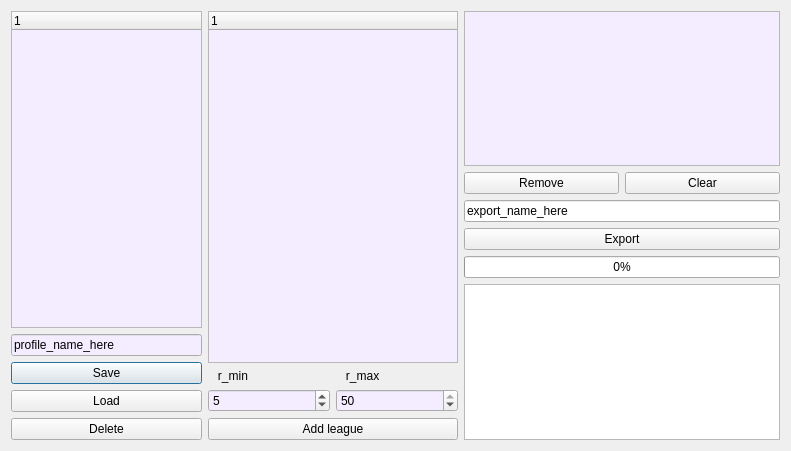
<?xml version="1.0" encoding="UTF-8"?>
<ui version="4.0">
 <class>Export</class>
 <widget class="QDialog" name="Export">
  <property name="geometry">
   <rect>
    <x>0</x>
    <y>0</y>
    <width>791</width>
    <height>451</height>
   </rect>
  </property>
  <property name="windowTitle">
   <string>Export manager</string>
  </property>
  <layout class="QHBoxLayout" name="horizontalLayout_4">
   <item>
    <layout class="QVBoxLayout" name="verticalLayout_5">
     <item>
      <widget class="QTreeWidget" name="tree_profiles">
       <property name="sizePolicy">
        <sizepolicy hsizetype="Preferred" vsizetype="Expanding">
         <horstretch>0</horstretch>
         <verstretch>0</verstretch>
        </sizepolicy>
       </property>
       <property name="maximumSize">
        <size>
         <width>191</width>
         <height>16777215</height>
        </size>
       </property>
       <property name="palette">
        <palette>
         <active>
          <colorrole role="Base">
           <brush brushstyle="SolidPattern">
            <color alpha="255">
             <red>243</red>
             <green>237</green>
             <blue>255</blue>
            </color>
           </brush>
          </colorrole>
         </active>
         <inactive>
          <colorrole role="Base">
           <brush brushstyle="SolidPattern">
            <color alpha="255">
             <red>243</red>
             <green>237</green>
             <blue>255</blue>
            </color>
           </brush>
          </colorrole>
         </inactive>
         <disabled>
          <colorrole role="Base">
           <brush brushstyle="SolidPattern">
            <color alpha="255">
             <red>247</red>
             <green>247</green>
             <blue>247</blue>
            </color>
           </brush>
          </colorrole>
         </disabled>
        </palette>
       </property>
       <column>
        <property name="text">
         <string notr="true">1</string>
        </property>
       </column>
      </widget>
     </item>
     <item>
      <widget class="QLineEdit" name="line_export">
       <property name="sizePolicy">
        <sizepolicy hsizetype="Preferred" vsizetype="Preferred">
         <horstretch>0</horstretch>
         <verstretch>0</verstretch>
        </sizepolicy>
       </property>
       <property name="palette">
        <palette>
         <active>
          <colorrole role="Base">
           <brush brushstyle="SolidPattern">
            <color alpha="255">
             <red>243</red>
             <green>237</green>
             <blue>255</blue>
            </color>
           </brush>
          </colorrole>
         </active>
         <inactive>
          <colorrole role="Base">
           <brush brushstyle="SolidPattern">
            <color alpha="255">
             <red>243</red>
             <green>237</green>
             <blue>255</blue>
            </color>
           </brush>
          </colorrole>
         </inactive>
         <disabled>
          <colorrole role="Base">
           <brush brushstyle="SolidPattern">
            <color alpha="255">
             <red>247</red>
             <green>247</green>
             <blue>247</blue>
            </color>
           </brush>
          </colorrole>
         </disabled>
        </palette>
       </property>
       <property name="text">
        <string>profile_name_here</string>
       </property>
      </widget>
     </item>
     <item>
      <widget class="QPushButton" name="button_save">
       <property name="maximumSize">
        <size>
         <width>191</width>
         <height>16777215</height>
        </size>
       </property>
       <property name="text">
        <string>Save</string>
       </property>
       <property name="icon">
        <iconset resource="../icons/icons.qrc">
         <normaloff>:/actions/actions/filesaveas.png</normaloff>:/actions/actions/filesaveas.png</iconset>
       </property>
      </widget>
     </item>
     <item>
      <widget class="QPushButton" name="button_load">
       <property name="maximumSize">
        <size>
         <width>191</width>
         <height>16777215</height>
        </size>
       </property>
       <property name="text">
        <string>Load</string>
       </property>
       <property name="icon">
        <iconset resource="../icons/icons.qrc">
         <normaloff>:/actions/actions/fileopen.png</normaloff>:/actions/actions/fileopen.png</iconset>
       </property>
      </widget>
     </item>
     <item>
      <widget class="QPushButton" name="button_delete">
       <property name="maximumSize">
        <size>
         <width>191</width>
         <height>16777215</height>
        </size>
       </property>
       <property name="text">
        <string>Delete</string>
       </property>
       <property name="icon">
        <iconset resource="../icons/icons.qrc">
         <normaloff>:/actions/actions/editdelete.png</normaloff>:/actions/actions/editdelete.png</iconset>
       </property>
      </widget>
     </item>
    </layout>
   </item>
   <item>
    <layout class="QVBoxLayout" name="verticalLayout_4">
     <item>
      <widget class="QTreeWidget" name="tree_leagues">
       <property name="sizePolicy">
        <sizepolicy hsizetype="Preferred" vsizetype="Expanding">
         <horstretch>0</horstretch>
         <verstretch>0</verstretch>
        </sizepolicy>
       </property>
       <property name="maximumSize">
        <size>
         <width>250</width>
         <height>16777215</height>
        </size>
       </property>
       <property name="palette">
        <palette>
         <active>
          <colorrole role="Base">
           <brush brushstyle="SolidPattern">
            <color alpha="255">
             <red>243</red>
             <green>237</green>
             <blue>255</blue>
            </color>
           </brush>
          </colorrole>
         </active>
         <inactive>
          <colorrole role="Base">
           <brush brushstyle="SolidPattern">
            <color alpha="255">
             <red>243</red>
             <green>237</green>
             <blue>255</blue>
            </color>
           </brush>
          </colorrole>
         </inactive>
         <disabled>
          <colorrole role="Base">
           <brush brushstyle="SolidPattern">
            <color alpha="255">
             <red>247</red>
             <green>247</green>
             <blue>247</blue>
            </color>
           </brush>
          </colorrole>
         </disabled>
        </palette>
       </property>
       <column>
        <property name="text">
         <string notr="true">1</string>
        </property>
       </column>
      </widget>
     </item>
     <item>
      <layout class="QVBoxLayout" name="verticalLayout">
       <item>
        <layout class="QHBoxLayout" name="horizontalLayout_2">
         <item>
          <widget class="QLabel" name="label">
           <property name="toolTip">
            <string>Min rounds played</string>
           </property>
           <property name="text">
            <string>   r_min</string>
           </property>
          </widget>
         </item>
         <item>
          <widget class="QLabel" name="label_2">
           <property name="toolTip">
            <string>Max round played</string>
           </property>
           <property name="text">
            <string>   r_max</string>
           </property>
          </widget>
         </item>
        </layout>
       </item>
       <item>
        <layout class="QHBoxLayout" name="horizontalLayout_3">
         <item>
          <widget class="QSpinBox" name="spin_min">
           <property name="palette">
            <palette>
             <active>
              <colorrole role="Base">
               <brush brushstyle="SolidPattern">
                <color alpha="255">
                 <red>243</red>
                 <green>237</green>
                 <blue>255</blue>
                </color>
               </brush>
              </colorrole>
             </active>
             <inactive>
              <colorrole role="Base">
               <brush brushstyle="SolidPattern">
                <color alpha="255">
                 <red>243</red>
                 <green>237</green>
                 <blue>255</blue>
                </color>
               </brush>
              </colorrole>
             </inactive>
             <disabled>
              <colorrole role="Base">
               <brush brushstyle="SolidPattern">
                <color alpha="255">
                 <red>247</red>
                 <green>247</green>
                 <blue>247</blue>
                </color>
               </brush>
              </colorrole>
             </disabled>
            </palette>
           </property>
           <property name="toolTip">
            <string>Min rounds played</string>
           </property>
           <property name="minimum">
            <number>1</number>
           </property>
           <property name="maximum">
            <number>40</number>
           </property>
           <property name="value">
            <number>5</number>
           </property>
          </widget>
         </item>
         <item>
          <widget class="QSpinBox" name="spin_max">
           <property name="palette">
            <palette>
             <active>
              <colorrole role="Base">
               <brush brushstyle="SolidPattern">
                <color alpha="255">
                 <red>243</red>
                 <green>237</green>
                 <blue>255</blue>
                </color>
               </brush>
              </colorrole>
             </active>
             <inactive>
              <colorrole role="Base">
               <brush brushstyle="SolidPattern">
                <color alpha="255">
                 <red>243</red>
                 <green>237</green>
                 <blue>255</blue>
                </color>
               </brush>
              </colorrole>
             </inactive>
             <disabled>
              <colorrole role="Base">
               <brush brushstyle="SolidPattern">
                <color alpha="255">
                 <red>247</red>
                 <green>247</green>
                 <blue>247</blue>
                </color>
               </brush>
              </colorrole>
             </disabled>
            </palette>
           </property>
           <property name="toolTip">
            <string>Max rounds played</string>
           </property>
           <property name="minimum">
            <number>1</number>
           </property>
           <property name="maximum">
            <number>50</number>
           </property>
           <property name="value">
            <number>50</number>
           </property>
          </widget>
         </item>
        </layout>
       </item>
      </layout>
     </item>
     <item>
      <widget class="QPushButton" name="button_add">
       <property name="maximumSize">
        <size>
         <width>250</width>
         <height>16777215</height>
        </size>
       </property>
       <property name="text">
        <string>Add league</string>
       </property>
       <property name="icon">
        <iconset resource="../icons/icons.qrc">
         <normaloff>:/actions/actions/edit_add.png</normaloff>:/actions/actions/edit_add.png</iconset>
       </property>
      </widget>
     </item>
    </layout>
   </item>
   <item>
    <layout class="QVBoxLayout" name="verticalLayout_3">
     <item>
      <widget class="QTableWidget" name="table_leagues">
       <property name="palette">
        <palette>
         <active>
          <colorrole role="Base">
           <brush brushstyle="SolidPattern">
            <color alpha="255">
             <red>243</red>
             <green>237</green>
             <blue>255</blue>
            </color>
           </brush>
          </colorrole>
         </active>
         <inactive>
          <colorrole role="Base">
           <brush brushstyle="SolidPattern">
            <color alpha="255">
             <red>243</red>
             <green>237</green>
             <blue>255</blue>
            </color>
           </brush>
          </colorrole>
         </inactive>
         <disabled>
          <colorrole role="Base">
           <brush brushstyle="SolidPattern">
            <color alpha="255">
             <red>247</red>
             <green>247</green>
             <blue>247</blue>
            </color>
           </brush>
          </colorrole>
         </disabled>
        </palette>
       </property>
      </widget>
     </item>
     <item>
      <layout class="QHBoxLayout" name="horizontalLayout">
       <item>
        <widget class="QPushButton" name="button_remove">
         <property name="text">
          <string>Remove</string>
         </property>
         <property name="icon">
          <iconset resource="../icons/icons.qrc">
           <normaloff>:/actions/actions/edit_remove.png</normaloff>:/actions/actions/edit_remove.png</iconset>
         </property>
        </widget>
       </item>
       <item>
        <widget class="QPushButton" name="button_clear">
         <property name="text">
          <string>Clear</string>
         </property>
         <property name="icon">
          <iconset resource="../icons/icons.qrc">
           <normaloff>:/actions/actions/editclear.png</normaloff>:/actions/actions/editclear.png</iconset>
         </property>
        </widget>
       </item>
      </layout>
     </item>
     <item>
      <layout class="QVBoxLayout" name="verticalLayout_2">
       <item>
        <widget class="QLineEdit" name="line_export_name">
         <property name="text">
          <string>export_name_here</string>
         </property>
        </widget>
       </item>
       <item>
        <widget class="QPushButton" name="button_export">
         <property name="text">
          <string>Export</string>
         </property>
         <property name="icon">
          <iconset resource="../icons/icons.qrc">
           <normaloff>:/actions/actions/player_play.png</normaloff>:/actions/actions/player_play.png</iconset>
         </property>
        </widget>
       </item>
       <item>
        <widget class="QProgressBar" name="progress_2">
         <property name="value">
          <number>0</number>
         </property>
         <property name="format">
          <string>%p%</string>
         </property>
        </widget>
       </item>
       <item>
        <widget class="QTextBrowser" name="text_export"/>
       </item>
      </layout>
     </item>
    </layout>
   </item>
  </layout>
 </widget>
 <resources>
  <include location="../icons/icons.qrc"/>
 </resources>
 <connections/>
</ui>
